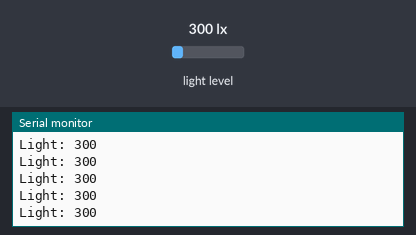
Bench run of a sketch on a simulated ESP8266 (NodeMCU). Shown: the last lines printed to the serial monitor. The test bench sets the inputs (shaded band); at power-on: light level 300 lx.

Above: at 1.2 s.
1.3 s: light level set to 40 lx
At 1.68 s:
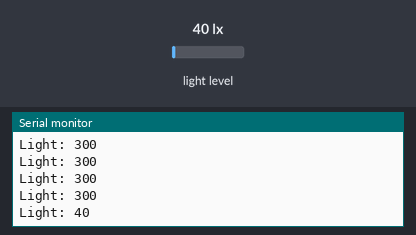
2.8 s: light level set to 500 lx
At 2.93 s:
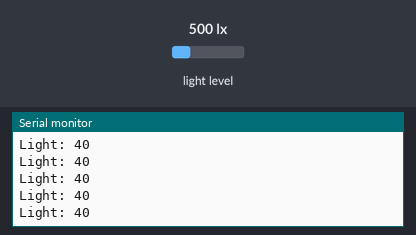
Timing chart, 0 to 5.8 s (numbered marks = the images above; inputs shaded):
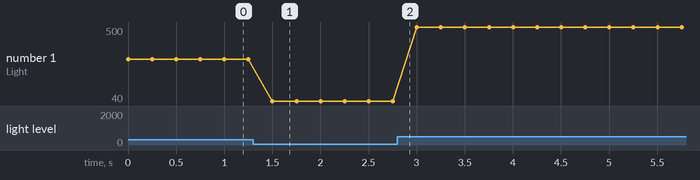

Measured:
- after the input at 1.3 s, the serial monitor: prints a new line after 0.20 s (image 1)
- plotted number 1: 300 → 40 after the input at 1.3 s, 40 → 500 after the input at 2.8 s

The sketch:

BH1750FVI_4Wire_ESP8266-01.ino
```cpp
/*
  This example uses only 4 wires to test the BH1750 Light sensor

  Connecting the sensor to a ESP8266-01:
  VCC  <-> 3V3
  GND  <-> GND
  SDA  <-> GPIO0
  SCL  <-> GPIO2

  Connecting the sensor to a NodeMCU ESP8266:
  VCC  <-> 3V3
  GND  <-> GND
  SDA  <-> D2
  SCL  <-> D1

  Connecting the sensor to a Arduino UNO:
  VCC  <-> 3V3
  GND  <-> GND
  SDA  <-> A4/SDA
  SCL  <-> A5/SCL

  Connecting the sensor to a Arduino DUE:
  VCC  <-> 3V3
  GND  <-> GND
  SDA  <-> D20/SDA
  SCL  <-> D21/SCL
*/

#include <BH1750FVI.h>


// Create the Lightsensor instance
BH1750FVI LightSensor(BH1750FVI::k_DevModeContLowRes);

void setup() {
  void Reset(void);

//  Wire.begin();
  Wire.begin(0, 2); //Wire.begin(sda, scl) ESP8266-01 GPIO 0, GPIO 2

  Serial.begin(115200);
  LightSensor.begin();
}

void loop()
{
  uint16_t lux = LightSensor.GetLightIntensity();
  Serial.print("Light: ");
  Serial.println(lux);
  delay(250);
}
```
